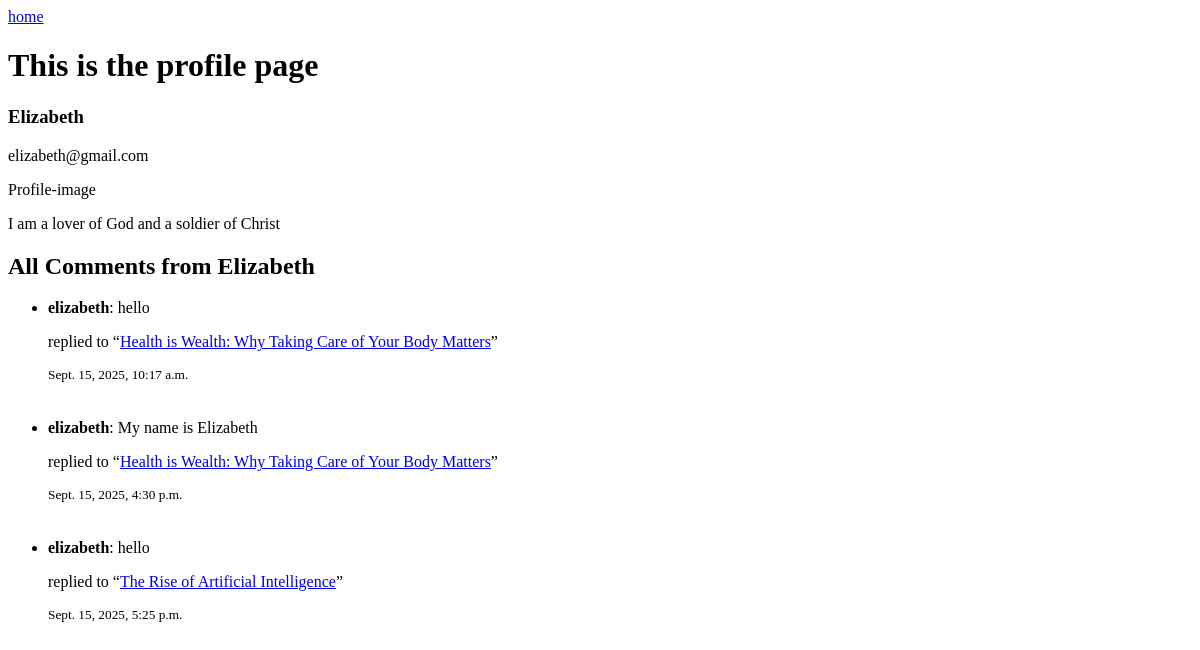
/profile/1/, run on an earlier commit of the app's database.
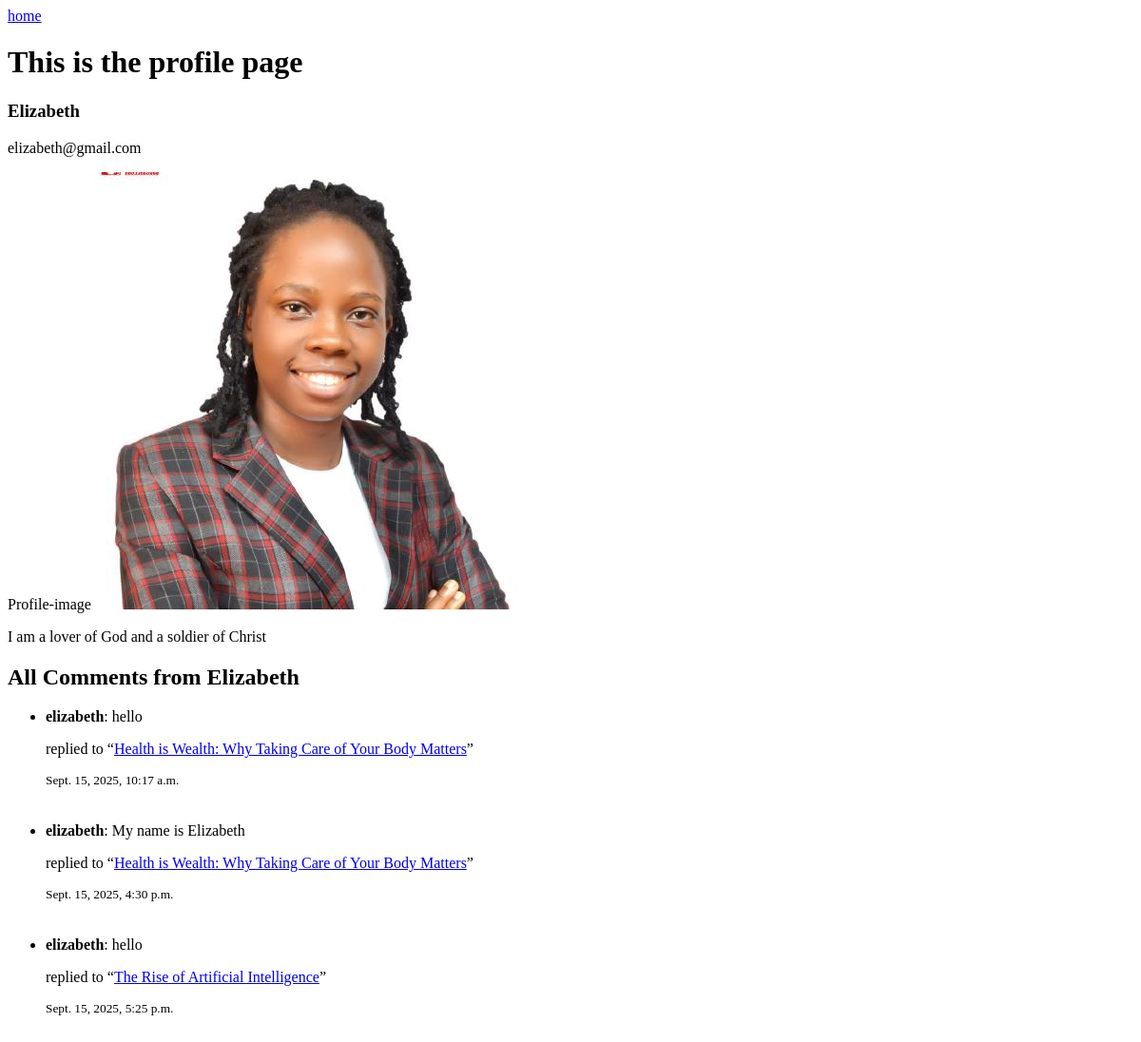
And on a later commit of the database.
### blogapp/models.py (models this page shows)
class User(AbstractUser):
    name = models.CharField(max_length=200, null=True)
    email = models.EmailField(unique=True)
    bio = models.TextField(null=True)
    avatar = models.ImageField(null=True, default="avatars/avatar.svg", upload_to='avatars/', blank=True)
    USERNAME_FIELD = 'email'
    REQUIRED_FIELDS = ['username']

### blogapp/views.py (the view)
# urls.py: path('profile/<str:pk>/', views.userProfile, name='profile'),
def userProfile(request,pk):
    author = User.objects.get(id=pk)
    posts = author.posts.all()
    comments = author.comment_set.all()
    comment_count = comments.count()
    categories = Category.objects.all()
    context = {
        'author': author,
        'comments': comments,
        'posts': posts,
        'categories': categories,
        'comment_count':comment_count
    }
    return render(request, 'blogapp/profile.html', context)

### blogapp/models.py (called while the page is built)
    def __str__(self):
        return self.title

### blogapp/templates/blogapp/profile.html (shortened to what this page needs)
<a href="/">home</a>
<h1>This is the profile page</h1>
<h3>{{author.username|capfirst}}</h3>
<p>{{author.email}}</p>
<div>Profile-image<img src="{{author.avatar.url}}" alt="" /></div>
<p>{{author.bio}}</p>
{% include 'blogapp/comment_feed.html' %}

### blogapp/templates/blogapp/comment_feed.html (shortened to what this page needs)
<h2>All Comments from {{author.username|capfirst}}</h2>
<ul>
  {% for comment in comments %}
  <li>
    <strong>{{ comment.author.username }}</strong>: {{ comment.body }}
    <p>
      replied to “<a href="{% url 'post' comment.post.id %}">{{comment.post}}</a
      >”
    </p>
    <small>{{ comment.created_at }}</small>
  </li>
  <br />
  <br />{% empty %}
  <li>No comments yet.</li>
  {% endfor %}
</ul>

What changed in the data, as far as the page shows it:
changed User "Elizabeth": avatar: picture added
